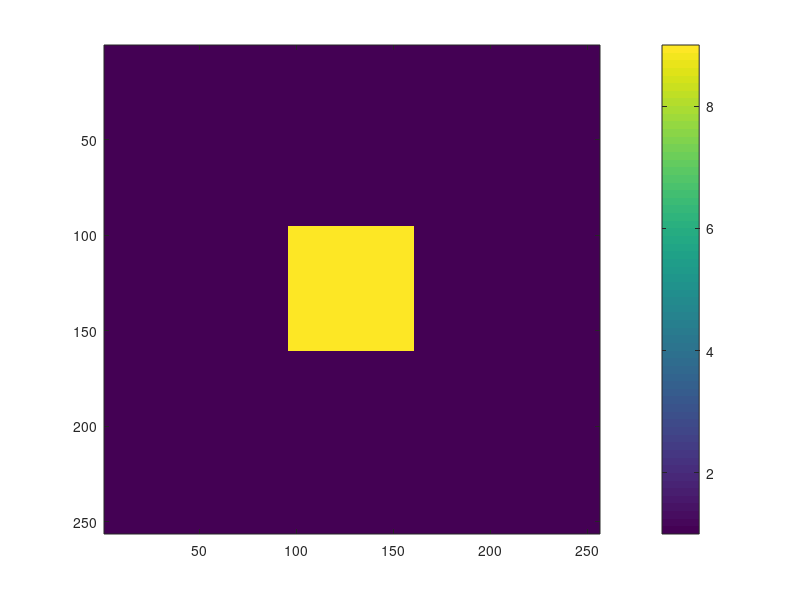

MATLAB code for this plot:
clear;
clc;

grid = importdata('Grid.dat');
urd = 1.0;
erd1 = 9.0;
erd2 = 1.0;

%Initialize Layers to device
UR = urd * ones(grid(4),grid(5));
ER = erd2 * ones(grid(4),grid(5));

Nx = grid(4)/8;
Ny = grid(5)/8;
CenterX = grid(4)/2;
CenterY = grid(5)/2;

ER(CenterX-Nx:CenterX+Nx,CenterY-Ny:CenterY+Ny) = erd1;

imagesc(ER)
colorbar;
save ER_Layer1.dat ER;
save UR_Layer1.dat UR;

